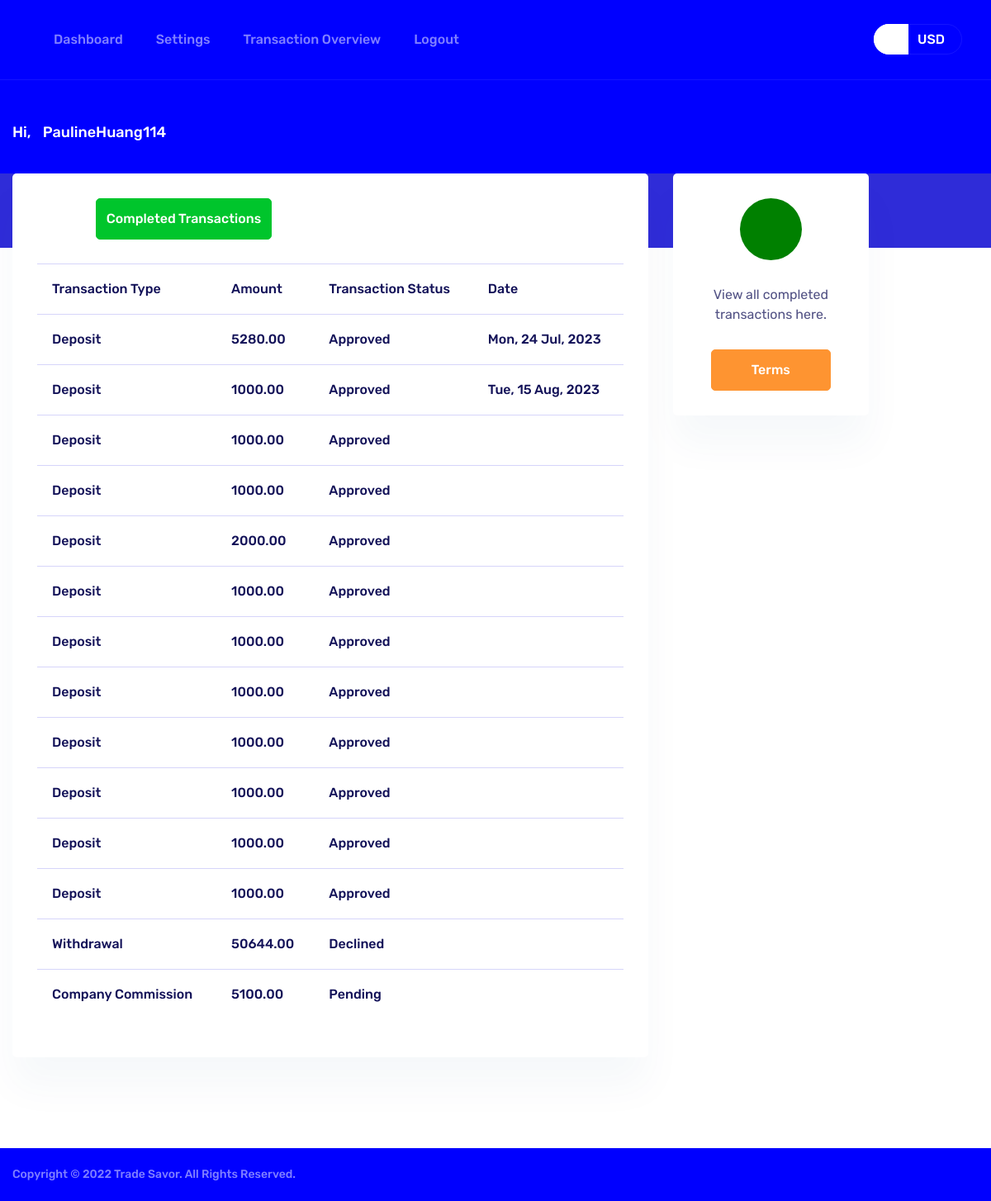
Screenshot of /completed_transaction/ (signed in) with the database file from the repository.
### finbaapp/models.py (models this page shows, shortened)
class Transaction(models.Model):
	client= models.ForeignKey(Client, null=True, blank=True, on_delete=models.SET_NULL)
	transaction_type= models.CharField(max_length=64, null=True, blank=True)
	transaction_id= models.CharField(max_length=30, null=True, blank=True, default='504ID.omit')
	investment_plan= models.CharField(max_length=64, null=True, blank=True, default='504Package.omit')
	amount= models.FloatField(default=0, null=True)
	status= models.CharField(max_length=64, null=True, blank=True)
	created= models.DateTimeField(auto_now_add= False, null=True, blank=True)

### finbaapp/views.py (the view)
# urls.py: path('completed_transaction/', views.completed_transaction, name='completed_transaction'),
@login_required(login_url='signin')
def completed_transaction(request):
	client= request.user.client
	completed_transaction= ''
	try:
		completed_transaction= Transaction.objects.filter(client=client)
	except:
		pass
	context={'completed_transaction':completed_transaction}
	return render(request, 'finbaapp/completed_transaction.html', context)

### finbaapp/templates/finbaapp/completed_transaction.html (shortened to what this page needs)
{% load static %}
<!DOCTYPE html>
<html lang="en">
<head>
    <link rel="stylesheet" href="{% static 'epiruswallet.com/epirus3/waves.min.css' %}">
    <link rel="stylesheet" href="{% static 'epiruswallet.com/epirus3/toastr.min.css' %}">
    <link rel="stylesheet" href="{% static 'epiruswallet.com/epirus3/owl.carousel.min.css' %}">
    <link rel="stylesheet" href="{% static 'epiruswallet.com/epirus3/style.css' %}">
</head>
<body class="dashboard">
<div id="main-wrapper">
    <div class="header dashboard" style="background-color: blue !important;">
        <div class="container">
            <div class="row">
                <div class="col-xl-12">
                    <nav class="navbar navbar-expand-lg navbar-light px-0">
                        <div class="collapse navbar-collapse" id="navbarSupportedContent">
                             <ul class="navbar-nav">
                                <li class="nav-item">
                                    <a class="nav-link" href="{% url 'dashboard' %}">Dashboard</a>
                                </li>
                                <li class="nav-item">
                                    <a class="nav-link" href="{% url 'account_settings' %}">Settings</a>
                                </li>
      <li class="nav-item active">
        <a class="nav-link" href="{% url 'history' %}">Transaction Overview</a>
      </li>
                                <li class="nav-item">
                                    <a class="nav-link" href="{% url 'logout' %}">Logout</a>
                                </li>
                            </ul>
                        </div>
                        <div class="dashboard_log my-2">
                            <div class="d-flex align-items-center">
                                <div class="account_money">
                                    <ul>
                                        <li class="crypto">
                                        </li>
                                        <li class="usd">
                                            <span> USD</span>
                                        </li>
                                    </ul>
                                </div>
                            </div>
                        </div>
                    </nav>
                </div>
            </div>
        </div>
    </div>
    <div class="page_title section-padding" style="background-color: blue !important;">
        <div class="container">
            <div class="row">
                <div class="col-xl-12">
                    <div class="page_title-content">
                        <p>Hi,
                            <span>{{request.user.username}}</span>
                        </p>
                    </div>
                </div>
            </div>
        </div>
    </div>
        <div class="buy_sell mb-80">
        <div class="container">
            <div class="row">
                <div class="col-xl-8 col-lg-8 col-md-15">
                    <div class="card">
                        <div class="card-body">
                            <div class="buy-sell-widget">
                                <ul class="nav nav-tabs">
                                    <li class="nav-item"><a style="color: #ffffff;" class="btn btn-success" data-toggle="tab">Completed Transactions</a>
                                    </li>
                                </ul>
                                <div class="tab-content tab-content-default">
                                    <div class="tab-pane fade show active" id="buy" role="tabpanel">
                                            <div class="table-responsive">
        <table class="table table-sm">
                <tr>
                    <th>Transaction Type</th>
                    <th>Amount</th>
                    <th>Transaction Status</th>
                    <th>Date</th>
                </tr>
                {% for i in completed_transaction %}
                <tr>
                    <td>{{i.transaction_type}}</td>
                    <td>{{i.amount|floatformat:"2"}}</td>
                    <td>{{i.status}}</td>
                    <td>{{i.created|date:"D, d M, Y"}}</td>
                </tr>
                {% endfor %}
            </table>
        </div>
                                    </div>
                                </div>
                            </div>
                        </div>
                    </div>
                </div>
                <div class="col-xl-4 col-md-3">
                    <div class="row">
                        <div class="col-xl-8">
                            <div class="auth-form card">
                                <div class="card-body">
                                    <form action="#" class="identity-upload">
                                        <div class="identity-content">
                                            <span class="icon"><i class="fa fa-bitcoin"></i></span>
                                            <p>View all completed transactions here.</p>
                                        </div>
                                        <div class="text-center">
                                            <a href="{% url 'terms' %}" class="btn btn-warning pl-5 pr-5">Terms</a>
                                        </div>
                                    </form>
                                </div>
                            </div>
                        </div>
                    </div>
                </div>
            </div>
        </div>
    </div>
    <div style="background-color: blue !important" class="footer">
        <div class="container">
            <div class="row align-items-center">
                <div class="col-xl-6 col-md-6">
                    <div class="copy_right">
                        Copyright © 2022 Trade Savor. All Rights Reserved.
                    </div>
                </div>
            </div>
        </div>
    </div>
</div>
</body>
</html>

### rows the page displays
Transaction: transaction_type "Deposit", amount "5280.00", status "Approved", created "Mon, 24 Jul, 2023"
Transaction: transaction_type "Deposit", amount "1000.00", status "Approved", created "Tue, 15 Aug, 2023"
Transaction: transaction_type "Deposit", amount "1000.00", status "Approved"
Transaction: transaction_type "Deposit", amount "1000.00", status "Approved"
Transaction: transaction_type "Deposit", amount "2000.00", status "Approved"
Transaction: transaction_type "Deposit", amount "1000.00", status "Approved"
Transaction: transaction_type "Deposit", amount "1000.00", status "Approved"
Transaction: transaction_type "Deposit", amount "1000.00", status "Approved"
Transaction: transaction_type "Deposit", amount "1000.00", status "Approved"
Transaction: transaction_type "Deposit", amount "1000.00", status "Approved"
Transaction: transaction_type "Deposit", amount "1000.00", status "Approved"
Transaction: transaction_type "Deposit", amount "1000.00", status "Approved"
Transaction: transaction_type "Withdrawal", amount "50644.00", status "Declined"
Transaction: transaction_type "Company Commission", amount "5100.00", status "Pending"

### other values shown
{{ request.user.username }} "PaulineHuang114"
